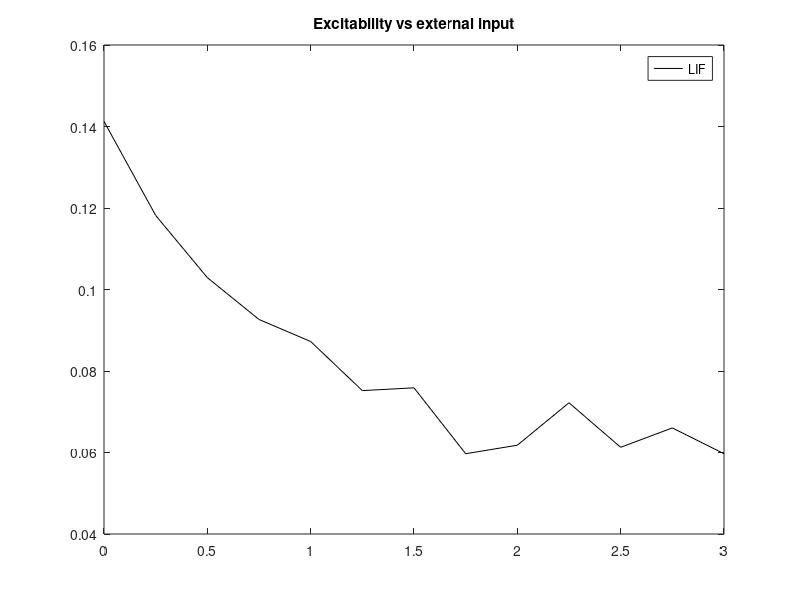

Write MATLAB code to recreate this figure. (Note: this script raises an error after producing the figure.)
% Loads all the LIF files from a folder and gets the excitability according
% to a varying parameter
% 
% It is only for LIF, to get the NMM figure run Figure_excitabilty.m

folder = 'C:\Users\artemios\Documents\Multiscale_Models_Data\2023\excitability\'; 

%% external input
var_ = 'u';
d = dir([folder '*' var_ '*']);
tr_u_lif = zeros(1,length(d));
fr_in_u_lif = zeros(1,length(d));
fr_py_u_lif = zeros(1,length(d));
value = zeros(1,length(d));

% Sort files
dates = [];
for i = 1:length(d), dates(i) = d(i).datenum; end
[~, idx] = sort(dates);
d = d(idx);

% Calculate excitability
for i = 1:length(d)
    % Load file
    a = load([folder filesep d(i).name]);
    y_lif = a.LFP_V;
    t_lif = a.lfp_dt:a.lfp_dt:length(a.LFP_V)*a.lfp_dt;
    % Analyze excitabilty
    tr_u_lif(i) = analyze_excitability(y_lif', t_lif', 4899, -1.1, 2500, false);
    fr_in_u_lif(i) = mean(a.R_in(1000:4000));    
    fr_py_u_lif(i) = mean(a.R_py(1000:4000));    
    value(i) = a.input_spike_rate;
end

% NMM reults
load parameter_sweeps/u;
nmm_result = tr_u;
nmm_in = fr_in_u;
nmm_py = fr_py_u;
title_ = 'External input';

% Plot excitability
figure; 
plot(value, tr_u_lif, 'k--');
hold
plot(values, nmm_result, 'k');
title('Excitability vs external input');
l = legend({'LIF', 'NMM'});
l.Location = 'best';
xlabel('u');

% Plot firing rates
figure;
l1 = plot(value, fr_py_u_lif, '--'); hold
l2 = plot(value, fr_in_u_lif, '--');
plot(values, nmm_py, 'Color', l1.Color);
plot(values, nmm_in, 'Color', l2.Color);
title(['Firing rates vs ' title_]);
l = legend({'Pyramidal (LIF)', 'Inhibitory (LIF)', 'Pyramidal (NMM)', 'Inhibitory (NMM)'});
l.Location = 'best';
xlabel(title_);
ylabel('Firing rate (Hz)');

%% Gaba_a into Inhibitory interneurons
var_vec = {'py_j_AMPA', 'in_j_AMPA', 'py_j_GABA_', 'py_j_GABAb_', 'in_j_GABA_'};
% var_vec = {'in_j_GABA_'};

for ii = 1:length(var_vec)
    var_ = var_vec{ii};
    d = dir([folder '*' var_ '*']);
    tr_in_GABA_lif = zeros(1,length(d)-2);
    fr_in_GABA_lif = zeros(1,length(d)-2);
    fr_py_GABA_lif = zeros(1,length(d)-2);
    values_ = zeros(1,length(d)-2);

    % Sort files
    dates = [];
    for i = 1:length(d), dates(i) = d(i).datenum; end
    [~, idx] = sort(dates);
    d = d(idx);

    % Calculate excitability
    temp_values = 0:0.1:2;
    for i = 1:length(d)
        % Load file
        a = load([folder filesep d(i).name]);
        y_lif = a.LFP_V;
        t_lif = a.lfp_dt:a.lfp_dt:length(a.LFP_V)*a.lfp_dt;
        % Analyze excitabilty
        tr_in_GABA_lif(i) = analyze_excitability(y_lif', t_lif', 4899, -1.1, 2500, false);    
        fr_in_GABA_lif(i) = mean(a.R_in(1000:4000));    
        fr_py_GABA_lif(i) = mean(a.R_py(1000:4000));    
        try
            values_(i) = a.value_;
        catch ME
            if strcmp(ME.identifier, 'MATLAB:nonExistentField')
                values_(i) = temp_values(i);
            else
                rethrow(ME);
            end
        end
    end

    % Plot
    switch var_
        case 'py_j_AMPA'
            load parameter_sweeps/alpha_re;
            nmm_result = tr_alpha_re;
            nmm_in = fr_in_alpha_re;
            nmm_py = fr_py_alpha_re;
            title_ = 'Py_{AMPA}';
        case 'in_j_AMPA'
            load parameter_sweeps/alpha_e;
            nmm_result = tr_alpha_e;
            nmm_in = fr_in_alpha_e;
            nmm_py = fr_py_alpha_e;
            title_ = 'In_{AMPA}';
        case 'py_j_GABA_'
            load parameter_sweeps/alpha_i;
            nmm_result = tr_alpha_i;
            nmm_in = fr_in_alpha_i;
            nmm_py = fr_py_alpha_i;
            title_ = 'Py_{GABA_{A}}';
        case 'py_j_GABAb_'
            load parameter_sweeps/alpha_b;
            nmm_result = tr_alpha_b;
            nmm_in = fr_in_alpha_b;
            nmm_py = fr_py_alpha_b;
            title_ = 'Py_{GABA_{B}}';
        case 'in_j_GABA_'
            load parameter_sweeps/alpha_ri;
            nmm_result = tr_alpha_ri;
            nmm_in = fr_in_alpha_ri;
            nmm_py = fr_py_alpha_ri;
            title_ = 'In_{GABA_{A}}';
        otherwise
            error('Incorrect option');
    end

    % Excitability
    figure;
    plot(values_, tr_in_GABA_lif, 'k--');
    hold
    plot(values, nmm_result, 'k');
    l = legend({'LIF', 'NMM'});
    l.Location = 'best';
%     try
%         title(['Excitability vs ' a.pop_ '_' a.parameter]);
%     catch ME 
%         if strcmp(ME.identifier, 'MATLAB:nonExistentField')
            title(['Excitability vs' title_]);
%         else
%             rethrow(ME);
%         end
%     end
    ylabel('t_{recovery} (ms)');
    xlabel(title_);

    % Firing rate
    figure;
    l1 = plot(values_, fr_py_GABA_lif, '--'); hold
    l2 = plot(values_, fr_in_GABA_lif, '--');
    plot(values, nmm_py, 'Color', l1.Color);
    plot(values, nmm_in, 'Color', l2.Color);
    title(['Firing rates vs ' title_]);
    l = legend({'Pyramidal (LIF)', 'Inhibitory (LIF)', 'Pyramidal (NMM)', 'Inhibitory (NMM)'});
    l.Location = 'best';
    xlabel(title_);
    ylabel('Firing rate (Hz)');
end